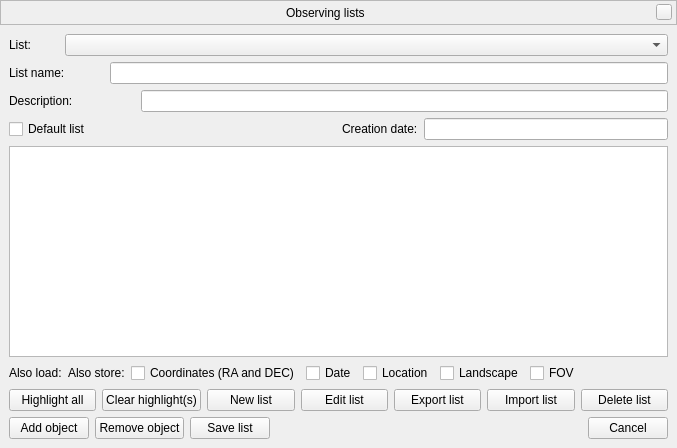
<?xml version="1.0" encoding="UTF-8"?>
<ui version="4.0">
 <class>obsListUnifiedDialogForm</class>
 <widget class="QWidget" name="obsListUnifiedDialogForm">
  <property name="geometry">
   <rect>
    <x>0</x>
    <y>0</y>
    <width>677</width>
    <height>448</height>
   </rect>
  </property>
  <layout class="QGridLayout" name="gridLayout_2">
   <property name="leftMargin">
    <number>0</number>
   </property>
   <property name="topMargin">
    <number>0</number>
   </property>
   <property name="rightMargin">
    <number>0</number>
   </property>
   <property name="bottomMargin">
    <number>0</number>
   </property>
   <property name="spacing">
    <number>0</number>
   </property>
   <item row="0" column="0">
    <widget class="BarFrame" name="TitleBar">
     <property name="minimumSize">
      <size>
       <width>16</width>
       <height>25</height>
      </size>
     </property>
     <property name="maximumSize">
      <size>
       <width>16777215</width>
       <height>25</height>
      </size>
     </property>
     <property name="frameShape">
      <enum>QFrame::StyledPanel</enum>
     </property>
     <layout class="QHBoxLayout">
      <property name="leftMargin">
       <number>0</number>
      </property>
      <property name="topMargin">
       <number>0</number>
      </property>
      <property name="rightMargin">
       <number>4</number>
      </property>
      <property name="bottomMargin">
       <number>0</number>
      </property>
      <item>
       <spacer>
        <property name="orientation">
         <enum>Qt::Horizontal</enum>
        </property>
        <property name="sizeHint" stdset="0">
         <size>
          <width>40</width>
          <height>20</height>
         </size>
        </property>
       </spacer>
      </item>
      <item>
       <widget class="QLabel" name="stelWindowTitle">
        <property name="palette">
         <palette>
          <active/>
          <inactive/>
          <disabled/>
         </palette>
        </property>
        <property name="font">
         <font/>
        </property>
        <property name="text">
         <string>Observing lists</string>
        </property>
       </widget>
      </item>
      <item>
       <spacer>
        <property name="orientation">
         <enum>Qt::Horizontal</enum>
        </property>
        <property name="sizeHint" stdset="0">
         <size>
          <width>40</width>
          <height>20</height>
         </size>
        </property>
       </spacer>
      </item>
      <item>
       <widget class="StelCloseButton" name="closeStelWindow">
        <property name="minimumSize">
         <size>
          <width>16</width>
          <height>16</height>
         </size>
        </property>
        <property name="maximumSize">
         <size>
          <width>16</width>
          <height>16</height>
         </size>
        </property>
        <property name="focusPolicy">
         <enum>Qt::NoFocus</enum>
        </property>
        <property name="text">
         <string/>
        </property>
       </widget>
      </item>
     </layout>
    </widget>
   </item>
   <item row="1" column="0">
    <widget class="QWidget" name="widget" native="true">
     <layout class="QGridLayout" name="gridLayout">
      <item row="15" column="0">
       <widget class="QTreeView" name="treeView">
        <property name="toolTipDuration">
         <number>-1</number>
        </property>
       </widget>
      </item>
      <item row="18" column="0">
       <layout class="QHBoxLayout" name="horizontalLayout_editButtons">
        <item>
         <widget class="QPushButton" name="addObjectButton">
          <property name="toolTip">
           <string>Highlight all the objects of the selected list</string>
          </property>
          <property name="toolTipDuration">
           <number>3</number>
          </property>
          <property name="text">
           <string>Add object</string>
          </property>
         </widget>
        </item>
        <item>
         <widget class="QPushButton" name="removeObjectButton">
          <property name="toolTip">
           <string>Clear all the highlight objects</string>
          </property>
          <property name="toolTipDuration">
           <number>3</number>
          </property>
          <property name="text">
           <string>Remove object</string>
          </property>
         </widget>
        </item>
        <item>
         <widget class="QPushButton" name="saveButton">
          <property name="text">
           <string>Save list</string>
          </property>
         </widget>
        </item>
        <item>
         <spacer name="horizontalSpacer_edit">
          <property name="orientation">
           <enum>Qt::Horizontal</enum>
          </property>
          <property name="sizeHint" stdset="0">
           <size>
            <width>40</width>
            <height>20</height>
           </size>
          </property>
         </spacer>
        </item>
        <item>
         <widget class="QPushButton" name="exitButton">
          <property name="text">
           <string>Cancel</string>
          </property>
         </widget>
        </item>
       </layout>
      </item>
      <item row="9" column="0">
       <layout class="QHBoxLayout" name="horizontalLayout_Description">
        <item>
         <widget class="QLabel" name="descriptionLineLabel">
          <property name="text">
           <string>Description:</string>
          </property>
         </widget>
        </item>
        <item>
         <spacer name="horizontalSpacer_description">
          <property name="orientation">
           <enum>Qt::Horizontal</enum>
          </property>
          <property name="sizeType">
           <enum>QSizePolicy::Fixed</enum>
          </property>
          <property name="sizeHint" stdset="0">
           <size>
            <width>62</width>
            <height>20</height>
           </size>
          </property>
         </spacer>
        </item>
        <item>
         <widget class="QLineEdit" name="descriptionLineEdit"/>
        </item>
       </layout>
      </item>
      <item row="11" column="0">
       <layout class="QHBoxLayout" name="horizontalLayout_checkBoxDefault">
        <item>
         <widget class="QCheckBox" name="defaultListCheckBox">
          <property name="toolTip">
           <string>Activate to set list as default</string>
          </property>
          <property name="toolTipDuration">
           <number>3</number>
          </property>
          <property name="text">
           <string>Default list</string>
          </property>
         </widget>
        </item>
        <item>
         <spacer name="horizontalSpacer_default_date">
          <property name="orientation">
           <enum>Qt::Horizontal</enum>
          </property>
          <property name="sizeHint" stdset="0">
           <size>
            <width>40</width>
            <height>20</height>
           </size>
          </property>
         </spacer>
        </item>
        <item>
         <widget class="QLabel" name="creationDateLabel">
          <property name="text">
           <string>Creation date:</string>
          </property>
         </widget>
        </item>
        <item>
         <widget class="QLineEdit" name="creationDateLineEdit"/>
        </item>
       </layout>
      </item>
      <item row="8" column="0">
       <layout class="QHBoxLayout" name="horizontalLayout_listName">
        <item>
         <widget class="QLabel" name="listNameLabel">
          <property name="text">
           <string>List name:</string>
          </property>
         </widget>
        </item>
        <item>
         <spacer name="horizontalSpacer_listName">
          <property name="orientation">
           <enum>Qt::Horizontal</enum>
          </property>
          <property name="sizeType">
           <enum>QSizePolicy::Fixed</enum>
          </property>
          <property name="sizeHint" stdset="0">
           <size>
            <width>39</width>
            <height>20</height>
           </size>
          </property>
         </spacer>
        </item>
        <item>
         <widget class="QLineEdit" name="listNameLineEdit"/>
        </item>
       </layout>
      </item>
      <item row="7" column="0">
       <layout class="QHBoxLayout" name="horizontalLayout_listCombo">
        <item>
         <widget class="QLabel" name="obsListComboLabel">
          <property name="maximumSize">
           <size>
            <width>50</width>
            <height>16777215</height>
           </size>
          </property>
          <property name="text">
           <string>List:</string>
          </property>
         </widget>
        </item>
        <item>
         <widget class="QComboBox" name="obsListComboBox"/>
        </item>
       </layout>
      </item>
      <item row="17" column="0">
       <layout class="QHBoxLayout" name="horizontalLayout_Buttons">
        <property name="topMargin">
         <number>0</number>
        </property>
        <item>
         <widget class="QPushButton" name="highlightAllButton">
          <property name="toolTip">
           <string>Highlight all the objects of the selected list</string>
          </property>
          <property name="toolTipDuration">
           <number>3</number>
          </property>
          <property name="text">
           <string>Highlight all</string>
          </property>
         </widget>
        </item>
        <item>
         <widget class="QPushButton" name="clearHighlightButton">
          <property name="toolTip">
           <string>Clear all the highlight objects</string>
          </property>
          <property name="toolTipDuration">
           <number>3</number>
          </property>
          <property name="text">
           <string>Clear highlight(s)</string>
          </property>
         </widget>
        </item>
        <item>
         <widget class="QPushButton" name="newListButton">
          <property name="toolTip">
           <string>Create a new observing list</string>
          </property>
          <property name="toolTipDuration">
           <number>3</number>
          </property>
          <property name="text">
           <string>New list</string>
          </property>
         </widget>
        </item>
        <item>
         <widget class="QPushButton" name="editListButton">
          <property name="toolTip">
           <string>Edit the selected list</string>
          </property>
          <property name="toolTipDuration">
           <number>3</number>
          </property>
          <property name="text">
           <string>Edit list</string>
          </property>
         </widget>
        </item>
        <item>
         <widget class="QPushButton" name="exportListButton">
          <property name="toolTip">
           <string>Export list</string>
          </property>
          <property name="toolTipDuration">
           <number>3</number>
          </property>
          <property name="text">
           <string>Export list</string>
          </property>
         </widget>
        </item>
        <item>
         <widget class="QPushButton" name="importListButton">
          <property name="toolTip">
           <string>Import list</string>
          </property>
          <property name="toolTipDuration">
           <number>3</number>
          </property>
          <property name="text">
           <string>Import list</string>
          </property>
         </widget>
        </item>
        <item>
         <widget class="QPushButton" name="deleteButton">
          <property name="toolTip">
           <string>Delete the selected list</string>
          </property>
          <property name="text">
           <string>Delete list</string>
          </property>
         </widget>
        </item>
       </layout>
      </item>
      <item row="16" column="0">
       <layout class="QHBoxLayout" name="horizontalLayout_options">
        <item>
         <widget class="QLabel" name="alsoLoadLabel">
          <property name="text">
           <string>Also load:</string>
          </property>
         </widget>
        </item>
        <item>
         <widget class="QLabel" name="alsoStoreLabel">
          <property name="text">
           <string>Also store:</string>
          </property>
         </widget>
        </item>
        <item>
         <widget class="QCheckBox" name="coordinatesCheckBox">
          <property name="toolTip">
           <string>Store/load equatorial coordinates (J2000.0)</string>
          </property>
          <property name="toolTipDuration">
           <number>3</number>
          </property>
          <property name="text">
           <string>Coordinates (RA and DEC)</string>
          </property>
         </widget>
        </item>
        <item>
         <widget class="QCheckBox" name="jdCheckBox">
          <property name="toolTip">
           <string>Store/load with date/time (JD)</string>
          </property>
          <property name="text">
           <string>Date</string>
          </property>
         </widget>
        </item>
        <item>
         <widget class="QCheckBox" name="locationCheckBox">
          <property name="toolTip">
           <string>Store/load with location</string>
          </property>
          <property name="text">
           <string>Location</string>
          </property>
         </widget>
        </item>
        <item>
         <widget class="QCheckBox" name="landscapeCheckBox">
          <property name="toolTip">
           <string>Store/load with landscape</string>
          </property>
          <property name="toolTipDuration">
           <number>3</number>
          </property>
          <property name="text">
           <string>Landscape</string>
          </property>
         </widget>
        </item>
        <item>
         <widget class="QCheckBox" name="fovCheckBox">
          <property name="toolTip">
           <string>Store/load with field of view</string>
          </property>
          <property name="toolTipDuration">
           <number>3</number>
          </property>
          <property name="text">
           <string>FOV</string>
          </property>
         </widget>
        </item>
        <item>
         <spacer name="horizontalSpacer_options">
          <property name="orientation">
           <enum>Qt::Horizontal</enum>
          </property>
          <property name="sizeHint" stdset="0">
           <size>
            <width>40</width>
            <height>20</height>
           </size>
          </property>
         </spacer>
        </item>
       </layout>
      </item>
     </layout>
    </widget>
   </item>
  </layout>
 </widget>
 <customwidgets>
  <customwidget>
   <class>BarFrame</class>
   <extends>QFrame</extends>
   <header>Dialog.hpp</header>
   <container>1</container>
  </customwidget>
  <customwidget>
   <class>StelCloseButton</class>
   <extends>QPushButton</extends>
   <header>gui/StelCloseButton.hpp</header>
  </customwidget>
 </customwidgets>
 <resources/>
 <connections/>
</ui>
